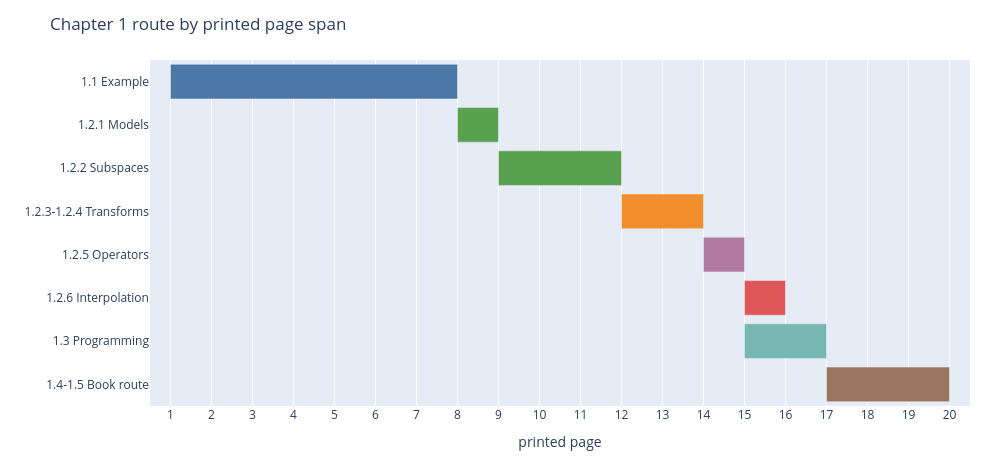

The code cell stored with this chart in its notebook:
### Markdown cell above
## Chapter Route Map

Chapter 1 starts with a concrete construction, then backs out to the larger design
argument. The sections move from a visual example, to vector spaces as modeling tools,
to subspaces as computational objects, to transformations, interpolation, and finally the
programming route through the rest of the book.

The first artifact is a compact navigation map. Hover each bar to see what role that
section plays in this notebook.

### Code cell
route_rows = [
    ("1.1 Example", 1, 7, "Circle, line, rotation, plane reflection, then sphere inversion."),
    ("1.2.1 Models", 8, 1, "Vector spaces are useful models, but each model chooses what is easy."),
    ("1.2.2 Subspaces", 9, 3, "Lines, planes, and higher-dimensional spans become elements of computation."),
    ("1.2.3-1.2.4 Transforms", 12, 2, "Linear and orthogonal transformations extend beyond single vectors."),
    ("1.2.5 Operators", 14, 1, "Objects can also act as operators through sandwich-style formulas."),
    ("1.2.6 Interpolation", 15, 1, "Closed-form operator families support smooth motion and perturbation."),
    ("1.3 Programming", 15, 2, "A unified representation reduces conversion code and special cases."),
    ("1.4-1.5 Book route", 17, 3, "The book moves from products, to models, to implementation."),
]
labels = [row[0] for row in route_rows]
starts = [row[1] for row in route_rows]
durations = [row[2] for row in route_rows]
notes = [row[3] for row in route_rows]
colors = ["#4c78a8", "#59a14f", "#59a14f", "#f28e2b", "#b07aa1", "#e15759", "#76b7b2", "#9c755f"]

fig_route = go.Figure(
    go.Bar(
        x=durations,
        y=labels,
        base=starts,
        orientation="h",
        marker={"color": colors},
        customdata=np.column_stack([starts, np.array(starts) + np.array(durations) - 1, notes]),
        hovertemplate="%{y}<br>printed pp. %{customdata[0]}-%{customdata[1]}<br>%{customdata[2]}<extra></extra>",
    )
)
fig_route.update_layout(
    title="Chapter 1 route by printed page span",
    width=1000,
    height=460,
    xaxis={"title": "printed page", "range": [0.5, 20.5], "dtick": 1},
    yaxis={"autorange": "reversed"},
    margin={"l": 150, "r": 30, "t": 60, "b": 40},
    showlegend=False,
)

route_path = save_plotly_html(
    fig_route,
    "chapter-01",
    "plots",
    "chapter-route-map.html",
    root=ARTIFACT_ROOT,
)
print(f"saved {route_path}")
fig_route

### Figure 1 — Plotly figure (JSON) as saved in the notebook; plotly's stock layout.template omitted (floating-point values rounded to 4 significant figures)
{"data": [{"base": [1, 8, 9, 12, 14, 15, 15, 17], "customdata": [["1", "7", "Circle, line, rotation, plane reflection, then sphere inversion."], ["8", "8", "Vector spaces are useful models, but each model chooses what is easy."], ["9", "11", "Lines, planes, and higher-dimensional spans become elements of computation."], ["12", "13", "Linear and orthogonal transformations extend beyond single vectors."], ["14", "14", "Objects can also act as operators through sandwich-style formulas."], ["15", "15", "Closed-form operator families support smooth motion and perturbation."], ["15", "16", "A unified representation reduces conversion code and special cases."], ["17", "19", "The book moves from products, to models, to implementation."]], "hovertemplate": "%{y}<br>printed pp. %{customdata[0]}-%{customdata[1]}<br>%{customdata[2]}<extra></extra>", "marker": {"color": ["#4c78a8", "#59a14f", "#59a14f", "#f28e2b", "#b07aa1", "#e15759", "#76b7b2", "#9c755f"]}, "orientation": "h", "type": "bar", "x": [7, 1, 3, 2, 1, 1, 2, 3], "y": ["1.1 Example", "1.2.1 Models", "1.2.2 Subspaces", "1.2.3-1.2.4 Transforms", "1.2.5 Operators", "1.2.6 Interpolation", "1.3 Programming", "1.4-1.5 Book route"]}], "layout": {"height": 460, "margin": {"b": 40, "l": 150, "r": 30, "t": 60}, "showlegend": false, "title": {"text": "Chapter 1 route by printed page span"}, "width": 1000, "xaxis": {"dtick": 1, "range": [0.5, 20.5], "title": {"text": "printed page"}}, "yaxis": {"autorange": "reversed"}}}
